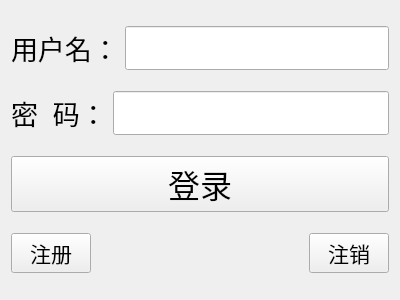
<?xml version="1.0" encoding="UTF-8"?>
<ui version="4.0">
 <class>TcpClient</class>
 <widget class="QWidget" name="TcpClient">
  <property name="geometry">
   <rect>
    <x>0</x>
    <y>0</y>
    <width>400</width>
    <height>300</height>
   </rect>
  </property>
  <property name="windowTitle">
   <string>TcpClient</string>
  </property>
  <layout class="QVBoxLayout" name="verticalLayout">
   <item>
    <layout class="QHBoxLayout" name="horizontalLayout">
     <item>
      <widget class="QLabel" name="label_name">
       <property name="font">
        <font>
         <pointsize>20</pointsize>
        </font>
       </property>
       <property name="text">
        <string>用户名：</string>
       </property>
      </widget>
     </item>
     <item>
      <widget class="QLineEdit" name="lineEdit_name">
       <property name="font">
        <font>
         <pointsize>24</pointsize>
        </font>
       </property>
      </widget>
     </item>
    </layout>
   </item>
   <item>
    <layout class="QHBoxLayout" name="horizontalLayout_2">
     <item>
      <widget class="QLabel" name="label_pwd">
       <property name="font">
        <font>
         <pointsize>20</pointsize>
        </font>
       </property>
       <property name="text">
        <string>密  码：</string>
       </property>
      </widget>
     </item>
     <item>
      <widget class="QLineEdit" name="lineEdit_pwd">
       <property name="font">
        <font>
         <pointsize>24</pointsize>
        </font>
       </property>
       <property name="echoMode">
        <enum>QLineEdit::Password</enum>
       </property>
      </widget>
     </item>
    </layout>
   </item>
   <item>
    <widget class="QPushButton" name="pushButton_login">
     <property name="font">
      <font>
       <pointsize>24</pointsize>
      </font>
     </property>
     <property name="text">
      <string>登录</string>
     </property>
    </widget>
   </item>
   <item>
    <layout class="QHBoxLayout" name="horizontalLayout_3">
     <item>
      <widget class="QPushButton" name="pushButton_regist">
       <property name="font">
        <font>
         <pointsize>16</pointsize>
        </font>
       </property>
       <property name="text">
        <string>注册</string>
       </property>
      </widget>
     </item>
     <item>
      <spacer name="horizontalSpacer">
       <property name="orientation">
        <enum>Qt::Horizontal</enum>
       </property>
       <property name="sizeHint" stdset="0">
        <size>
         <width>40</width>
         <height>20</height>
        </size>
       </property>
      </spacer>
     </item>
     <item>
      <widget class="QPushButton" name="pushButton_revoked">
       <property name="font">
        <font>
         <pointsize>16</pointsize>
        </font>
       </property>
       <property name="text">
        <string>注销</string>
       </property>
      </widget>
     </item>
    </layout>
   </item>
  </layout>
 </widget>
 <resources/>
 <connections/>
</ui>
